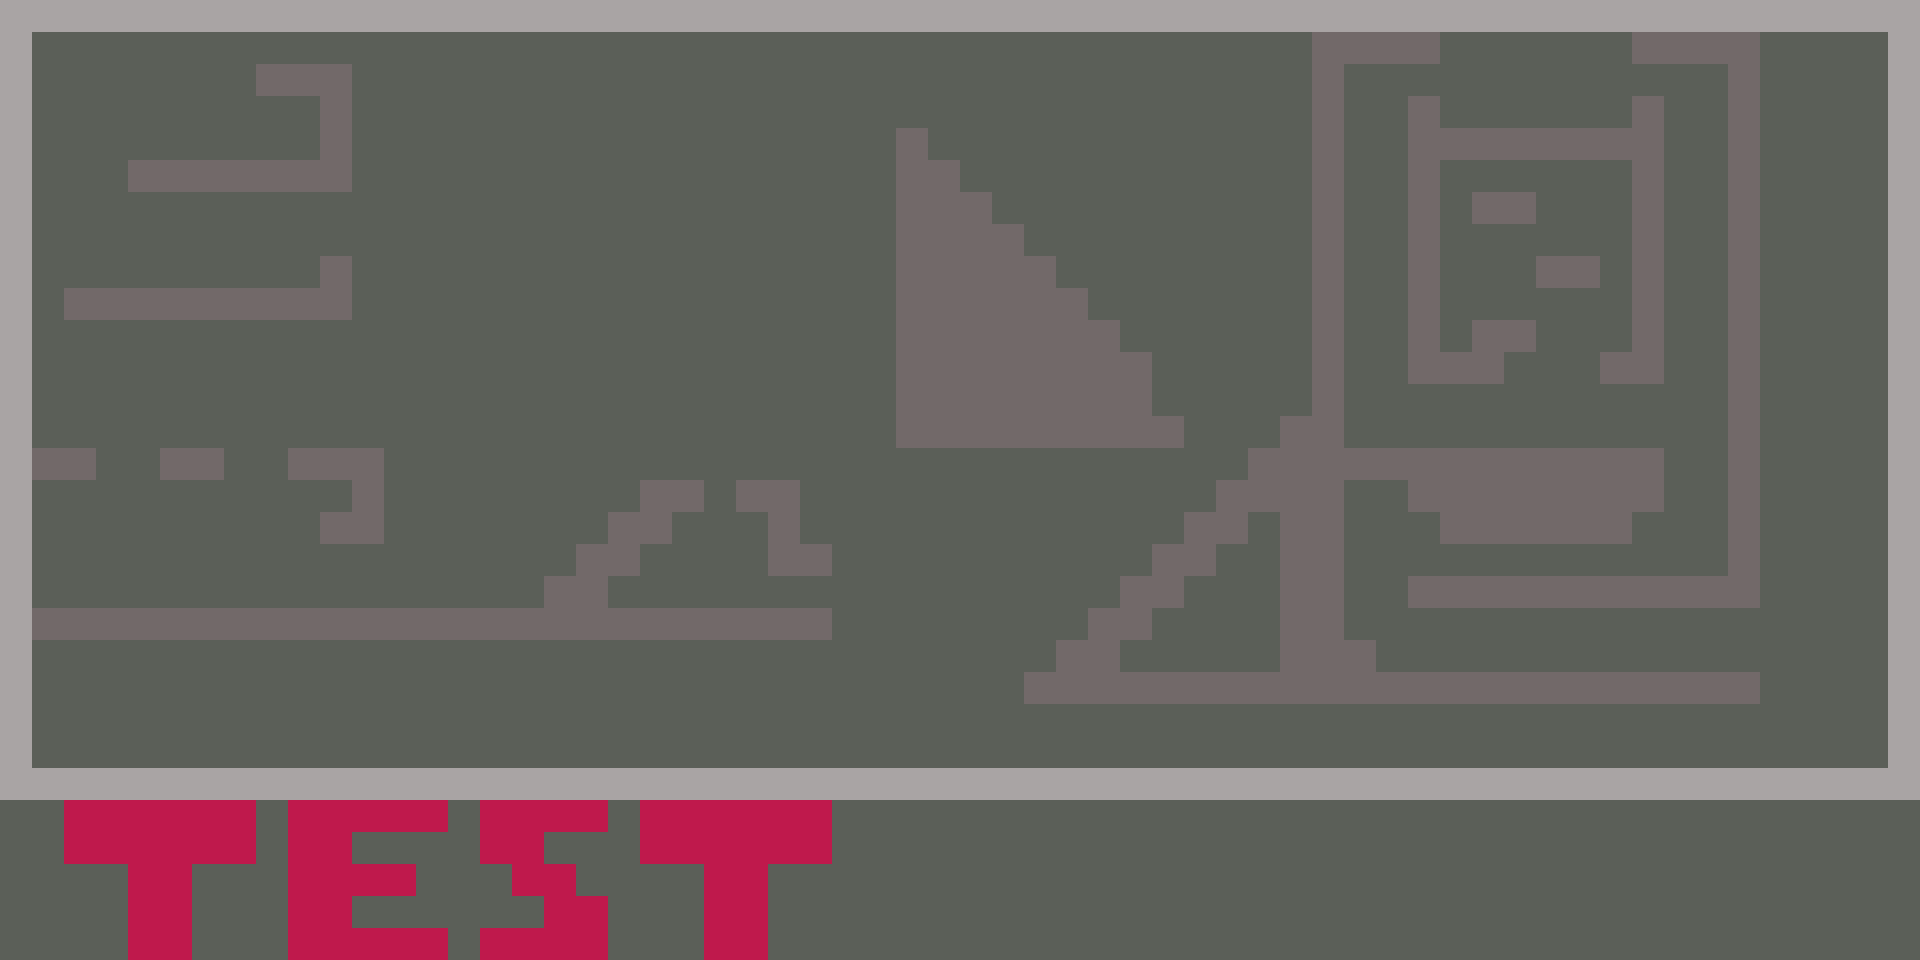

A 2D game scene composited from a Tiled map and its tileset images. What follows is a short description and the map's XML, with every tile layer's data as written:
An orthogonal 60x30 tile map with 32x32 px tiles, 2 tile layers (Background, Platforms).

<map version="1.0" orientation="orthogonal" renderorder="right-down" width="60" height="30" tilewidth="32" tileheight="32" nextobjectid="1">
 <tileset firstgid="1" name="test" tilewidth="32" tileheight="32" tilecount="100">
  <image source="../../data/tilemaps/test.png" width="320" height="320" />
 </tileset>
 <layer name="Background" width="60" height="30">
  <data encoding="csv">
4,4,4,4,4,4,4,4,4,4,4,4,4,4,4,4,4,4,4,4,4,4,4,4,4,4,4,4,4,4,4,4,4,4,4,4,4,4,4,4,4,4,4,4,4,4,4,4,4,4,4,4,4,4,4,4,4,4,4,4,
4,4,4,4,4,4,4,4,4,4,4,4,4,4,4,4,4,4,4,4,4,4,4,4,4,4,4,4,4,4,4,4,4,4,4,4,4,4,4,4,4,4,4,4,4,4,4,4,4,4,4,4,4,4,4,4,4,4,4,4,
4,4,4,4,4,4,4,4,4,4,4,4,4,4,4,4,4,4,4,4,4,4,4,4,4,4,4,4,4,4,4,4,4,4,4,4,4,4,4,4,4,4,4,4,4,4,4,4,4,4,4,4,4,4,4,4,4,4,4,4,
4,4,4,4,4,4,4,4,4,4,4,4,4,4,4,4,4,4,4,4,4,4,4,4,4,4,4,4,4,4,4,4,4,4,4,4,4,4,4,4,4,4,4,4,4,4,4,4,4,4,4,4,4,4,4,4,4,4,4,4,
4,4,4,4,4,4,4,4,4,4,4,4,4,4,4,4,4,4,4,4,4,4,4,4,4,4,4,4,4,4,4,4,4,4,4,4,4,4,4,4,4,4,4,4,4,4,4,4,4,4,4,4,4,4,4,4,4,4,4,4,
4,4,4,4,4,4,4,4,4,4,4,4,4,4,4,4,4,4,4,4,4,4,4,4,4,4,4,4,4,4,4,4,4,4,4,4,4,4,4,4,4,4,4,4,4,4,4,4,4,4,4,4,4,4,4,4,4,4,4,4,
4,4,4,4,4,4,4,4,4,4,4,4,4,4,4,4,4,4,4,4,4,4,4,4,4,4,4,4,4,4,4,4,4,4,4,4,4,4,4,4,4,4,4,4,4,4,4,4,4,4,4,4,4,4,4,4,4,4,4,4,
4,4,4,4,4,4,4,4,4,4,4,4,4,4,4,4,4,4,4,4,4,4,4,4,4,4,4,4,4,4,4,4,4,4,4,4,4,4,4,4,4,4,4,4,4,4,4,4,4,4,4,4,4,4,4,4,4,4,4,4,
4,4,4,4,4,4,4,4,4,4,4,4,4,4,4,4,4,4,4,4,4,4,4,4,4,4,4,4,4,4,4,4,4,4,4,4,4,4,4,4,4,4,4,4,4,4,4,4,4,4,4,4,4,4,4,4,4,4,4,4,
4,4,4,4,4,4,4,4,4,4,4,4,4,4,4,4,4,4,4,4,4,4,4,4,4,4,4,4,4,4,4,4,4,4,4,4,4,4,4,4,4,4,4,4,4,4,4,4,4,4,4,4,4,4,4,4,4,4,4,4,
4,4,4,4,4,4,4,4,4,4,4,4,4,4,4,4,4,4,4,4,4,4,4,4,4,4,4,4,4,4,4,4,4,4,4,4,4,4,4,4,4,4,4,4,4,4,4,4,4,4,4,4,4,4,4,4,4,4,4,4,
4,4,4,4,4,4,4,4,4,4,4,4,4,4,4,4,4,4,4,4,4,4,4,4,4,4,4,4,4,4,4,4,4,4,4,4,4,4,4,4,4,4,4,4,4,4,4,4,4,4,4,4,4,4,4,4,4,4,4,4,
4,4,4,4,4,4,4,4,4,4,4,4,4,4,4,4,4,4,4,4,4,4,4,4,4,4,4,4,4,4,4,4,4,4,4,4,4,4,4,4,4,4,4,4,4,4,4,4,4,4,4,4,4,4,4,4,4,4,4,4,
4,4,4,4,4,4,4,4,4,4,4,4,4,4,4,4,4,4,4,4,4,4,4,4,4,4,4,4,4,4,4,4,4,4,4,4,4,4,4,4,4,4,4,4,4,4,4,4,4,4,4,4,4,4,4,4,4,4,4,4,
4,4,4,4,4,4,4,4,4,4,4,4,4,4,4,4,4,4,4,4,4,4,4,4,4,4,4,4,4,4,4,4,4,4,4,4,4,4,4,4,4,4,4,4,4,4,4,4,4,4,4,4,4,4,4,4,4,4,4,4,
4,4,4,4,4,4,4,4,4,4,4,4,4,4,4,4,4,4,4,4,4,4,4,4,4,4,4,4,4,4,4,4,4,4,4,4,4,4,4,4,4,4,4,4,4,4,4,4,4,4,4,4,4,4,4,4,4,4,4,4,
4,4,4,4,4,4,4,4,4,4,4,4,4,4,4,4,4,4,4,4,4,4,4,4,4,4,4,4,4,4,4,4,4,4,4,4,4,4,4,4,4,4,4,4,4,4,4,4,4,4,4,4,4,4,4,4,4,4,4,4,
4,4,4,4,4,4,4,4,4,4,4,4,4,4,4,4,4,4,4,4,4,4,4,4,4,4,4,4,4,4,4,4,4,4,4,4,4,4,4,4,4,4,4,4,4,4,4,4,4,4,4,4,4,4,4,4,4,4,4,4,
4,4,4,4,4,4,4,4,4,4,4,4,4,4,4,4,4,4,4,4,4,4,4,4,4,4,4,4,4,4,4,4,4,4,4,4,4,4,4,4,4,4,4,4,4,4,4,4,4,4,4,4,4,4,4,4,4,4,4,4,
4,4,4,4,4,4,4,4,4,4,4,4,4,4,4,4,4,4,4,4,4,4,4,4,4,4,4,4,4,4,4,4,4,4,4,4,4,4,4,4,4,4,4,4,4,4,4,4,4,4,4,4,4,4,4,4,4,4,4,4,
4,4,4,4,4,4,4,4,4,4,4,4,4,4,4,4,4,4,4,4,4,4,4,4,4,4,4,4,4,4,4,4,4,4,4,4,4,4,4,4,4,4,4,4,4,4,4,4,4,4,4,4,4,4,4,4,4,4,4,4,
4,4,4,4,4,4,4,4,4,4,4,4,4,4,4,4,4,4,4,4,4,4,4,4,4,4,4,4,4,4,4,4,4,4,4,4,4,4,4,4,4,4,4,4,4,4,4,4,4,4,4,4,4,4,4,4,4,4,4,4,
4,4,4,4,4,4,4,4,4,4,4,4,4,4,4,4,4,4,4,4,4,4,4,4,4,4,4,4,4,4,4,4,4,4,4,4,4,4,4,4,4,4,4,4,4,4,4,4,4,4,4,4,4,4,4,4,4,4,4,4,
4,4,4,4,4,4,4,4,4,4,4,4,4,4,4,4,4,4,4,4,4,4,4,4,4,4,4,4,4,4,4,4,4,4,4,4,4,4,4,4,4,4,4,4,4,4,4,4,4,4,4,4,4,4,4,4,4,4,4,4,
4,4,4,4,4,4,4,4,4,4,4,4,4,4,4,4,4,4,4,4,4,4,4,4,4,4,4,4,4,4,4,4,4,4,4,4,4,4,4,4,4,4,4,4,4,4,4,4,4,4,4,4,4,4,4,4,4,4,4,4,
4,4,11,11,11,11,11,11,4,11,11,11,11,11,4,11,11,11,11,4,11,11,11,11,11,11,4,4,4,4,4,4,4,4,4,4,4,4,4,4,4,4,4,4,4,4,4,4,4,4,4,4,4,4,4,4,4,4,4,4,
4,4,11,11,11,11,11,11,4,11,11,4,4,4,4,11,11,4,4,4,11,11,11,11,11,11,4,4,4,4,4,4,4,4,4,4,4,4,4,4,4,4,4,4,4,4,4,4,4,4,4,4,4,4,4,4,4,4,4,4,
4,4,4,4,11,11,4,4,4,11,11,11,11,4,4,4,11,11,4,4,4,4,11,11,4,4,4,4,4,4,4,4,4,4,4,4,4,4,4,4,4,4,4,4,4,4,4,4,4,4,4,4,4,4,4,4,4,4,4,4,
4,4,4,4,11,11,4,4,4,11,11,4,4,4,4,4,4,11,11,4,4,4,11,11,4,4,4,4,4,4,4,4,4,4,4,4,4,4,4,4,4,4,4,4,4,4,4,4,4,4,4,4,4,4,4,4,4,4,4,4,
4,4,4,4,11,11,4,4,4,11,11,11,11,11,4,11,11,11,11,4,4,4,11,11,4,4,4,4,4,4,4,4,4,4,4,4,4,4,4,4,4,4,4,4,4,4,4,4,4,4,4,4,4,4,4,4,4,4,4,4
</data>
 </layer>
 <layer name="Platforms" width="60" height="30">
  <properties>
   <property name="collision" value="true" />
  </properties>
  <data encoding="csv">
1,1,1,1,1,1,1,1,1,1,1,1,1,1,1,1,1,1,1,1,1,1,1,1,1,1,1,1,1,1,1,1,1,1,1,1,1,1,1,1,1,1,1,1,1,1,1,1,1,1,1,1,1,1,1,1,1,1,1,1,
1,0,0,0,0,0,0,0,0,0,0,0,0,0,0,0,0,0,0,0,0,0,0,0,0,0,0,0,0,0,0,0,0,0,0,0,0,0,0,0,0,2,2,2,2,0,0,0,0,0,4,2,2,2,2,0,0,0,0,1,
1,0,0,0,0,0,0,0,2,2,2,0,0,0,0,0,0,0,0,0,0,0,0,0,0,0,0,0,0,0,0,0,0,0,0,0,0,0,0,0,0,2,0,0,0,0,0,0,0,0,0,0,0,0,2,0,0,0,0,1,
1,0,0,0,0,0,0,0,0,0,2,0,0,0,0,0,0,0,0,0,0,0,0,0,0,0,0,0,0,0,0,0,0,0,0,0,0,0,0,0,0,2,0,0,2,0,0,0,0,0,0,2,0,0,2,0,0,0,0,1,
1,0,0,0,0,0,0,0,0,0,2,0,0,0,0,0,0,0,0,0,0,0,0,0,0,0,0,0,2,0,0,0,0,0,0,0,0,0,0,0,0,2,0,0,2,2,2,2,2,2,2,2,0,0,2,0,0,0,0,1,
1,0,0,0,2,2,2,2,2,2,2,0,0,0,0,0,0,0,0,0,0,0,0,0,0,0,0,0,2,2,0,0,0,0,0,0,0,0,0,0,0,2,0,0,2,0,0,0,0,0,0,2,0,0,2,0,0,0,0,1,
1,0,0,0,0,0,0,0,0,0,0,0,0,0,0,0,0,0,0,0,0,0,0,0,0,0,0,0,2,2,2,0,0,0,0,0,0,0,0,0,0,2,0,0,2,0,2,2,0,0,0,2,0,0,2,0,0,0,0,1,
1,0,0,0,0,0,0,0,0,0,0,0,0,0,0,0,0,0,0,0,0,0,0,0,0,0,0,0,2,2,2,2,0,0,0,0,0,0,0,0,0,2,0,0,2,0,0,0,0,0,0,2,0,0,2,0,0,0,0,1,
1,0,0,0,0,0,0,0,0,0,2,0,0,0,0,0,0,0,0,0,0,0,0,0,0,0,0,0,2,2,2,2,2,0,0,0,0,0,0,0,0,2,0,0,2,0,0,0,2,2,0,2,0,0,2,0,0,0,0,1,
1,0,2,2,2,2,2,2,2,2,2,0,0,0,0,0,0,0,0,0,0,0,0,0,0,0,0,0,2,2,2,2,2,2,0,0,0,0,0,0,0,2,0,0,2,0,0,0,0,0,0,2,0,0,2,0,0,0,0,1,
1,0,0,0,0,0,0,0,0,0,0,0,0,0,0,0,0,0,0,0,0,0,0,0,0,0,0,0,2,2,2,2,2,2,2,0,0,0,0,0,0,2,0,0,2,0,2,2,0,0,0,2,0,0,2,0,0,0,0,1,
1,0,0,0,0,0,0,0,0,0,0,0,0,0,0,0,0,0,0,0,0,0,0,0,0,0,0,0,2,2,2,2,2,2,2,2,0,0,0,0,0,2,0,0,2,2,2,0,0,0,2,2,0,0,2,0,0,0,0,1,
1,0,0,0,0,0,0,0,0,0,0,0,0,0,0,0,0,0,0,0,0,0,0,0,0,0,0,0,2,2,2,2,2,2,2,2,0,0,0,0,0,2,0,0,0,0,0,0,0,0,0,0,0,0,2,0,0,0,0,1,
1,0,0,0,0,0,0,0,0,0,0,0,0,0,0,0,0,0,0,0,0,0,0,0,0,0,0,0,2,2,2,2,2,2,2,2,2,0,0,0,2,2,0,0,0,0,0,0,0,0,0,0,0,0,2,0,0,0,0,1,
1,2,2,0,0,2,2,0,0,2,2,2,0,0,0,0,0,0,0,0,0,0,0,0,0,0,0,0,0,0,0,0,0,0,0,0,0,0,0,2,2,2,2,2,2,2,2,2,2,2,2,2,0,0,2,0,0,0,0,1,
1,0,0,0,0,0,0,0,0,0,0,2,0,0,0,0,0,0,0,0,2,2,0,2,2,0,0,0,0,0,0,0,0,0,0,0,0,0,2,2,2,2,0,0,2,2,2,2,2,2,2,2,0,0,2,0,0,0,0,1,
1,0,0,0,0,0,0,0,0,0,2,2,0,0,0,0,0,0,0,2,2,0,0,0,2,0,0,0,0,0,0,0,0,0,0,0,0,2,2,0,2,2,0,0,0,2,2,2,2,2,2,0,0,0,2,0,0,0,0,1,
1,0,0,0,0,0,0,0,0,0,0,0,0,0,0,0,0,0,2,2,0,0,0,0,2,2,0,0,0,0,0,0,0,0,0,0,2,2,0,0,2,2,0,0,0,0,0,0,0,0,0,0,0,0,2,0,0,0,0,1,
1,0,0,0,0,0,0,0,0,0,0,0,0,0,0,0,0,2,2,0,0,0,0,0,0,0,0,0,0,0,0,0,0,0,0,2,2,0,0,0,2,2,0,0,2,2,2,2,2,2,2,2,2,2,2,0,0,0,0,1,
1,2,2,2,2,2,2,2,2,2,2,2,2,2,2,2,2,2,2,2,2,2,2,2,2,2,0,0,0,0,0,0,0,0,2,2,0,0,0,0,2,2,0,0,0,0,0,0,0,0,0,0,0,0,0,0,0,0,0,1,
1,0,0,0,0,0,0,0,0,0,0,0,0,0,0,0,0,0,0,0,0,0,0,0,0,0,0,0,0,0,0,0,0,2,2,0,0,0,0,0,2,2,2,0,0,0,0,0,0,0,0,0,0,0,0,0,0,0,0,1,
1,0,0,0,0,0,0,0,0,0,0,0,0,0,0,0,0,0,0,0,0,0,0,0,0,0,0,0,0,0,0,0,2,2,2,2,2,2,2,2,2,2,2,2,2,2,2,2,2,2,2,2,2,2,2,0,0,0,0,1,
1,0,0,0,0,0,0,0,0,0,0,0,0,0,0,0,0,0,0,0,0,0,0,0,0,0,0,0,0,0,0,0,0,0,0,0,0,0,0,0,0,0,0,0,0,0,0,0,0,0,0,0,0,0,0,0,0,0,0,1,
1,0,0,0,0,0,0,0,0,0,0,0,0,0,0,0,0,0,0,0,0,0,0,0,0,0,0,0,0,0,0,0,0,0,0,0,0,0,0,0,0,0,0,0,0,0,0,0,0,0,0,0,0,0,0,0,0,0,0,1,
1,1,1,1,1,1,1,1,1,1,1,1,1,1,1,1,1,1,1,1,1,1,1,1,1,1,1,1,1,1,1,1,1,1,1,1,1,1,1,1,1,1,1,1,1,1,1,1,1,1,1,1,1,1,1,1,1,1,1,1,
0,0,0,0,0,0,0,0,0,0,0,0,0,0,0,0,0,0,0,0,0,0,0,0,0,0,0,0,0,0,0,0,0,0,0,0,0,0,0,0,0,0,0,0,0,0,0,0,0,0,0,0,0,0,0,0,0,0,0,0,
0,0,0,0,0,0,0,0,0,0,0,0,0,0,0,0,0,0,0,0,0,0,0,0,0,0,0,0,0,0,0,0,0,0,0,0,0,0,0,0,0,0,0,0,0,0,0,0,0,0,0,0,0,0,0,0,0,0,0,0,
0,0,0,0,0,0,0,0,0,0,0,0,0,0,0,0,0,0,0,0,0,0,0,0,0,0,0,0,0,0,0,0,0,0,0,0,0,0,0,0,0,0,0,0,0,0,0,0,0,0,0,0,0,0,0,0,0,0,0,0,
0,0,0,0,0,0,0,0,0,0,0,0,0,0,0,0,0,0,0,0,0,0,0,0,0,0,0,0,0,0,0,0,0,0,0,0,0,0,0,0,0,0,0,0,0,0,0,0,0,0,0,0,0,0,0,0,0,0,0,0,
0,0,0,0,0,0,0,0,0,0,0,0,0,0,0,0,0,0,0,0,0,0,0,0,0,0,0,0,0,0,0,0,0,0,0,0,0,0,0,0,0,0,0,0,0,0,0,0,0,0,0,0,0,0,0,0,0,0,0,0
</data>
 </layer>
</map>
